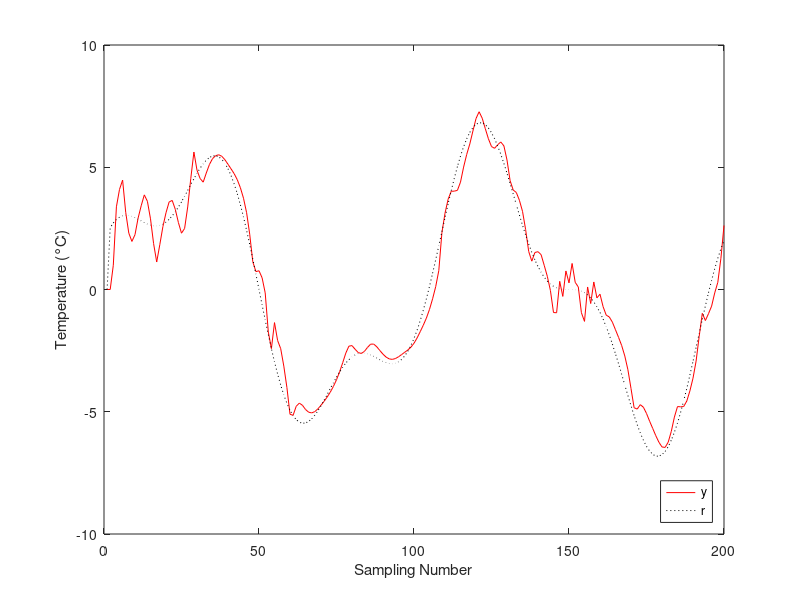
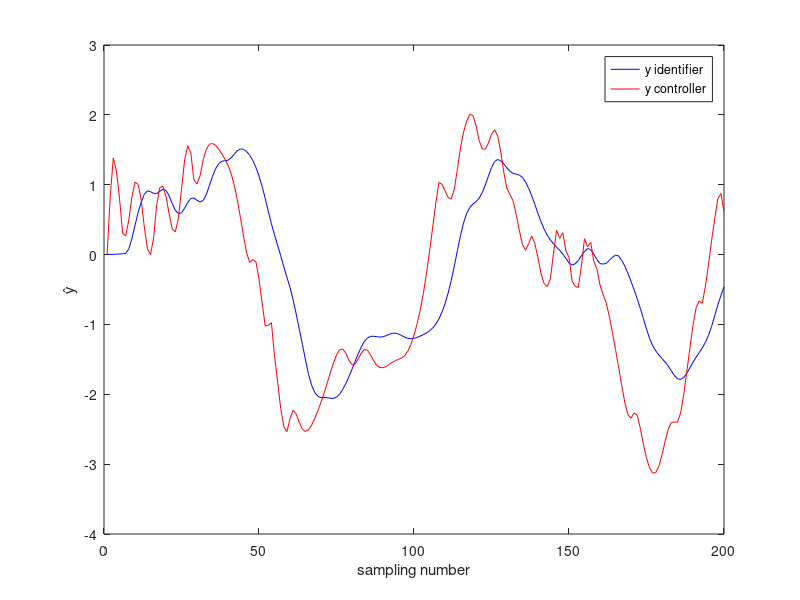
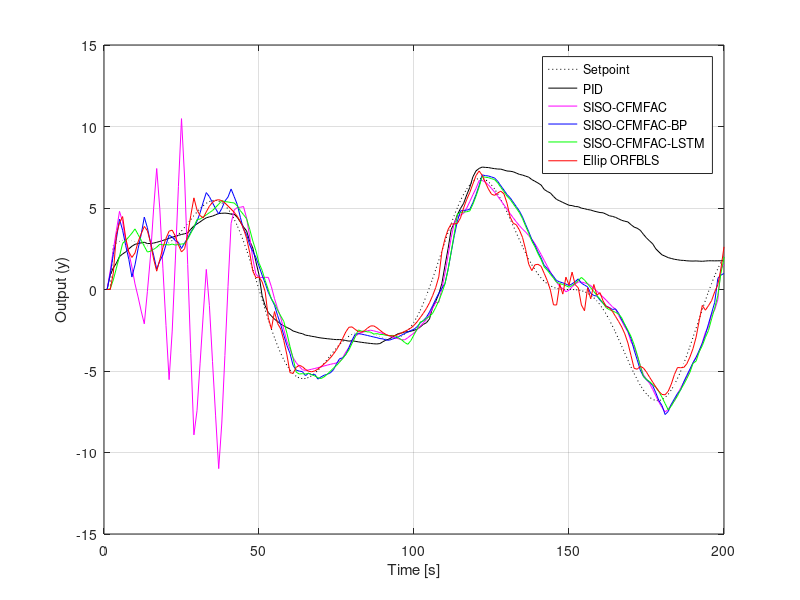

Source code (MATLAB) for these figures, in order:
clear all; clc; 
clf;

load EX2_SISO_IEllipticORFBLS.mat

% find max_error & RMSE
e_y=abs(sp(1:T)-yP(1:T));
maxE_y=max(e_y);
rmse_y=sqrt((e_y*e_y')/T);
ISE_y=e_y*e_y';
IAE_y=sum(e_y);

for ttt=1:size(e_y',1)
    xx(ttt)=ttt*e_y(ttt);
end
ITAE_y=sum(xx);

fprintf('maxError: %.4f\n', maxE_y);
fprintf('RMSE: %.4f\n', rmse_y);
fprintf('ISE: %.4f\n', ISE_y);
fprintf('IAE: %.4f\n', IAE_y);
fprintf('ITAE: %.4f\n', ITAE_y);

% plot
tvec=1:T;

figure(1);
% subplot(211)
plot(tvec,yP(1:T),'r',tvec,sp(1:T),'black:')
xlabel('Sampling Number'); ylabel('Temperature (°C)');
legend('y','r','location','southeast')


figure(2);
plot(tvec,ym_id(1:T),'b',tvec,ym(1:T),'r'); xlabel('sampling number'); ylabel('ŷ');
legend('y identifier','y controller','location','northeast')

eORFBLS = yP(1:T);


load CFMFAC_LSTM_SystemOutput.mat

% Plot the data
figure(3);
plot(time,sp,'k:', time,pid,'k', time,cfmac,'m', time,cfmac_bp,'b', time,cfmac_lstm,'g', time,eORFBLS,'r')
xlabel('Sampling Number'); ylabel('Sp & Y');
legend('Setpoint','PID','SISO-CFMFAC','SISO-CFMFAC-BP','SISO-CFMFAC-LSTM','Ellip ORFBLS','location','northeast')

% Add labels and legend
xlabel('Time [s]');  ylabel('Output (y)');
legend show;
grid on;
hold off;